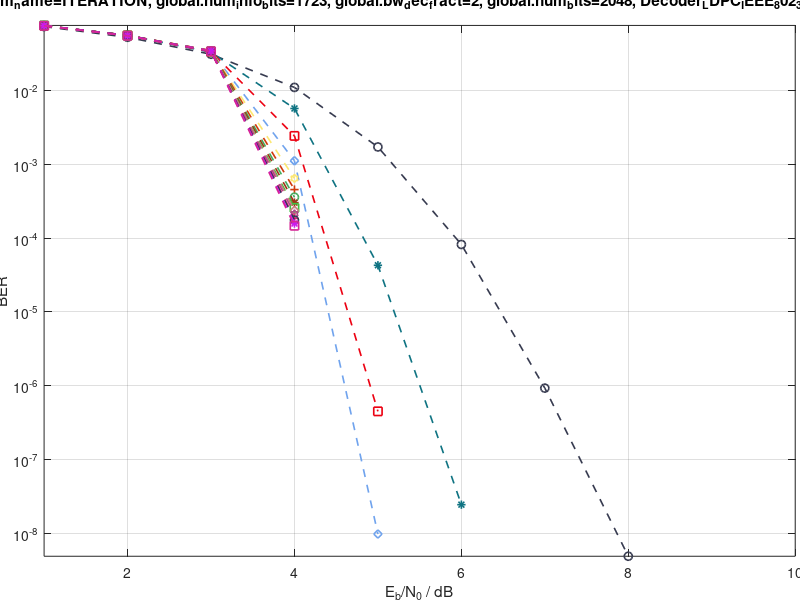

Reproduce this figure in MATLAB. (Note: this script raises an error after producing the figure.)
clear all;
xval{1} = [1.000000 2.000000 3.000000 4.000000 5.000000 6.000000 7.000000 8.000000 9.000000 10.000000 ];
xval{2} = [1.000000 2.000000 3.000000 4.000000 5.000000 6.000000 7.000000 8.000000 9.000000 10.000000 ];
xval{3} = [1.000000 2.000000 3.000000 4.000000 5.000000 6.000000 7.000000 8.000000 9.000000 10.000000 ];
xval{4} = [1.000000 2.000000 3.000000 4.000000 5.000000 6.000000 7.000000 8.000000 9.000000 10.000000 ];
xval{5} = [1.000000 2.000000 3.000000 4.000000 5.000000 6.000000 7.000000 8.000000 9.000000 10.000000 ];
xval{6} = [1.000000 2.000000 3.000000 4.000000 5.000000 6.000000 7.000000 8.000000 9.000000 10.000000 ];
xval{7} = [1.000000 2.000000 3.000000 4.000000 5.000000 6.000000 7.000000 8.000000 9.000000 10.000000 ];
xval{8} = [1.000000 2.000000 3.000000 4.000000 5.000000 6.000000 7.000000 8.000000 9.000000 10.000000 ];
xval{9} = [1.000000 2.000000 3.000000 4.000000 5.000000 6.000000 7.000000 8.000000 9.000000 10.000000 ];
xval{10} = [1.000000 2.000000 3.000000 4.000000 5.000000 6.000000 7.000000 8.000000 9.000000 10.000000 ];
xval{11} = [1.000000 2.000000 3.000000 4.000000 5.000000 6.000000 7.000000 8.000000 9.000000 10.000000 ];
xval{12} = [1.000000 2.000000 3.000000 4.000000 5.000000 6.000000 7.000000 8.000000 9.000000 10.000000 ];
xval{13} = [1.000000 2.000000 3.000000 4.000000 5.000000 6.000000 7.000000 8.000000 9.000000 10.000000 ];
xval{14} = [1.000000 2.000000 3.000000 4.000000 5.000000 6.000000 7.000000 8.000000 9.000000 10.000000 ];
xval{15} = [1.000000 2.000000 3.000000 4.000000 5.000000 6.000000 7.000000 8.000000 9.000000 10.000000 ];
yval{1} = [7.372440e-02 5.277710e-02 3.105240e-02 1.103870e-02 1.721770e-03 8.208500e-05 9.277340e-07 4.882810e-09 0.000000e+00 0.000000e+00 ];
yval{2} = [7.537840e-02 5.605470e-02 3.310430e-02 5.719870e-03 4.285640e-05 2.441410e-08 0.000000e+00 0.000000e+00 0.000000e+00 0.000000e+00 ];
yval{3} = [7.545170e-02 5.595700e-02 3.377280e-02 2.430240e-03 4.492190e-07 0.000000e+00 0.000000e+00 0.000000e+00 0.000000e+00 0.000000e+00 ];
yval{4} = [7.557980e-02 5.590210e-02 3.404020e-02 1.117650e-03 9.765620e-09 0.000000e+00 0.000000e+00 0.000000e+00 0.000000e+00 0.000000e+00 ];
yval{5} = [7.575070e-02 5.588380e-02 3.447030e-02 6.455630e-04 0.000000e+00 0.000000e+00 0.000000e+00 0.000000e+00 0.000000e+00 0.000000e+00 ];
yval{6} = [7.579350e-02 5.571290e-02 3.490630e-02 4.551190e-04 0.000000e+00 0.000000e+00 0.000000e+00 0.000000e+00 0.000000e+00 0.000000e+00 ];
yval{7} = [7.637330e-02 5.573120e-02 3.440640e-02 3.586030e-04 0.000000e+00 0.000000e+00 0.000000e+00 0.000000e+00 0.000000e+00 0.000000e+00 ];
yval{8} = [7.569580e-02 5.614620e-02 3.469700e-02 3.024860e-04 0.000000e+00 0.000000e+00 0.000000e+00 0.000000e+00 0.000000e+00 0.000000e+00 ];
yval{9} = [7.621460e-02 5.570680e-02 3.415640e-02 2.573430e-04 0.000000e+00 0.000000e+00 0.000000e+00 0.000000e+00 0.000000e+00 0.000000e+00 ];
yval{10} = [7.594600e-02 5.574950e-02 3.446450e-02 2.372640e-04 0.000000e+00 0.000000e+00 0.000000e+00 0.000000e+00 0.000000e+00 0.000000e+00 ];
yval{11} = [7.592160e-02 5.592040e-02 3.376700e-02 2.124880e-04 0.000000e+00 0.000000e+00 0.000000e+00 0.000000e+00 0.000000e+00 0.000000e+00 ];
yval{12} = [7.574460e-02 5.579220e-02 3.355190e-02 1.850760e-04 0.000000e+00 0.000000e+00 0.000000e+00 0.000000e+00 0.000000e+00 0.000000e+00 ];
yval{13} = [7.548220e-02 5.597530e-02 3.412740e-02 1.755880e-04 0.000000e+00 0.000000e+00 0.000000e+00 0.000000e+00 0.000000e+00 0.000000e+00 ];
yval{14} = [7.590940e-02 5.560910e-02 3.451680e-02 1.577130e-04 0.000000e+00 0.000000e+00 0.000000e+00 0.000000e+00 0.000000e+00 0.000000e+00 ];
yval{15} = [7.551270e-02 5.526730e-02 3.418550e-02 1.471220e-04 0.000000e+00 0.000000e+00 0.000000e+00 0.000000e+00 0.000000e+00 0.000000e+00 ];
legendval = {'iteration 1' 'iteration 2' 'iteration 3' 'iteration 4' 'iteration 5' 'iteration 6' 'iteration 7' 'iteration 8' 'iteration 9' 'iteration 10' 'iteration 11' 'iteration 12' 'iteration 13' 'iteration 14' 'iteration 15' };
graphtitle = 'WPAN, global.ldpc_code_rate=IEEE_802_3AN_P1_N2048_R084, Source_Bits.start_seed=7878089, global.num_ldpc_inner_iterations=15, Demapper.channel_reliability=OPTIMAL_CRF, error_rates_decoding.print_status_permanent, Decoder_LDPC_IEEE_802_3an.num_lambda_min=3, global.bw_fl2fix=6, Decoder_LDPC_IEEE_802_3an.app_parity_check, Decoder_LDPC_IEEE_802_3an.num_partitions=2, Decoder_LDPC_IEEE_802_3an.threshold=12, global.bw_dec_app=9, Source_Bits.mode=ALL_ZERO, error_rates_decoding.out_port_inner_dim_name=ITERATION, global.num_info_bits=1723, global.bw_dec_fract=2, global.num_bits=2048, Decoder_LDPC_IEEE_802_3an.num_iterations=15, global.bw_dec_ext=6, Decoder_LDPC_IEEE_802_3an.esf_factor=0.875, global.bw_fl2fix_fract=2, global.num_bits_per_symbol=1, Channel_AWGN.start_seed=12424, error_rates_decoding.max_num_diff_blocks=80, Decoder_LDPC_IEEE_802_3an.scheduling=TWO_PHASE, Source_Bits.crc_poly=0, Decoder_LDPC_IEEE_802_3an.dec_algorithm=MIN_SUM, error_rates_decoding.out_port_inner_dim_addr_offset=1, error_rates_decoding.max_num_total_blocks=100000, global.mapping=MAP_BPSK, global.num_other_bits=325';
figfilename = 'WPAN_global.ldpc_code_rateIEEE_802_3AN_P1_N2048_R084_Source_Bits.start_seed7878089_global.num_ldpc_inner_iterations15_Demapper.channel_reliabilityOPTIMAL_CRF_error_rates_decoding.print_status_permanent_Decoder_LDPC_IEEE_802_3an.num_lambda_min3_global.bw_fl2fix6_Decoder_LDPC_IEEE_802_3an.app_parity_check_Decoder_LDPC_IEEE_802_3an.num_partitions2_Decoder_LDPC_IEEE_802_3an.threshold12_global.bw_dec_app9_Source_Bits.modeALL_ZERO_error_rates_decoding.out_port_inner_dim_nameITERATION_global.num_info_bits1723_global.bw_dec_fract2_global.num_bits2048_Decoder_LDPC_IEEE_802_3an.num_iterations15_global.bw_dec_ext6_Decoder_LDPC_IEEE_802_3an.esf_factor0.875_global.bw_fl2fix_fract2_global.num_bits_per_symbol1_Channel_AWGN.start_seed12424_error_rates_decoding.max_num_diff_blocks80_Decoder_LDPC_IEEE_802_3an.schedulingTWO_PHASE_Source_Bits.crc_poly0_Decoder_LDPC_IEEE_802_3an.dec_algorithmMIN_SUM_error_rates_decoding.out_port_inner_dim_addr_offset1_error_rates_decoding.max_num_total_blocks100000_global.mappingMAP_BPSK_global.num_other_bits325';
xtitle = 'E_b/N_0 / dB';
ytitle = 'BER';
%Farbvektor initialisieren, entsprechende Kurven haben gleiche Farben;
		farb=zeros(1,3);
		%Moegliche Marker
		mark=['+','o','*','s','d','h'];
		%Graph erzeugen
		figf=figure('Visible','off');
		for k=1:length(legendval)
		    %Graph zeichnen, Farbe zufaellig, marker aus Vektor mark
		    plot(xval{k}(:), yval{k}(:), 'linestyle','--', 'linewidth',1.2, 'color',rand(1,3), 'marker',mark(mod(k,6)+1), 'DisplayName',legendval{k});
		    hold on;
		end
		%Graph formatieren
		xlabel(xtitle);
		ylabel(ytitle);
		title(graphtitle);
		axis tight;
		grid on;
set(gca,'YScale','log');
set(gca,'YLimMode','auto');
		set(gca,'Position',[0.05511 0.07292 0.9389 0.8847]);  %fits for create_pdf.m, paper size 24x18
		box on;
		hold off;
		leg = legend('toggle');
		legend('boxon');
		set(leg,'Location','southwest','FontSize',10);
		% Grafiken anzeigen
		set(figf,'Visible','on');
		% Grafik speichern
		%saveas(figf,[figfilename, '.fig'],'fig');
		%h = gcf();
		%set(h,'PaperSize',[24 18]);
		%set(h,'PaperUnits','centimeters');
		%set(h,'PaperOrientation','portrait');
		%set(h,'PaperPosition',[0 0 24 18]);
		%print('-dpdf',[figfilename, '.pdf']);
